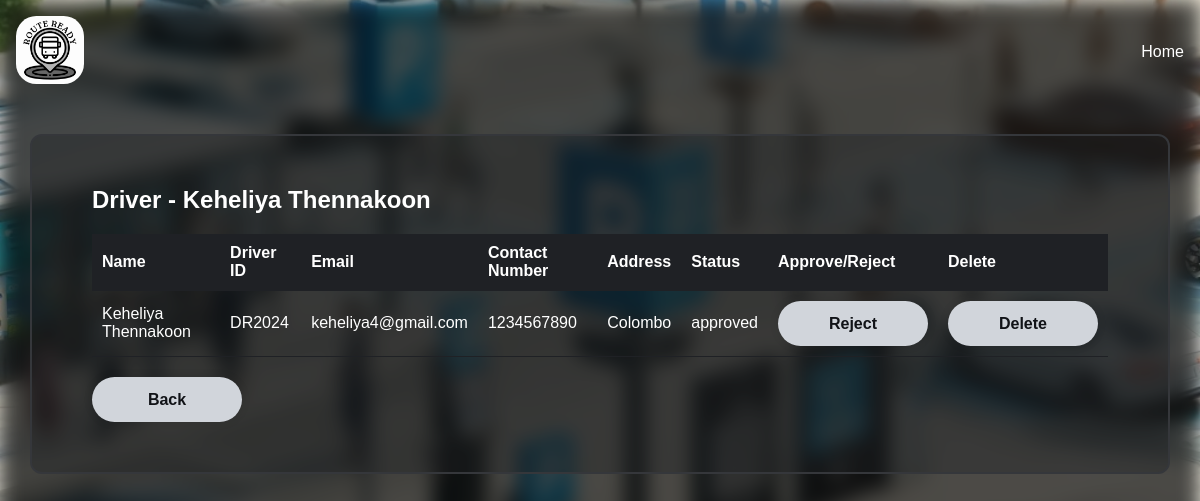
The app's page /hrmanagers/moreDriver/27 (signed in) with its own data.
### tables this page shows
CREATE TABLE `users` (
  `id` int(11) NOT NULL,
  `emp_id` varchar(200) NOT NULL,
  `name` varchar(255) NOT NULL,
  `company_name` varchar(100) NOT NULL,
  `contact_num` varchar(255) NOT NULL,
  `address` varchar(255) NOT NULL,
  `designation` varchar(255) NOT NULL,
  `date` datetime NOT NULL DEFAULT current_timestamp(),
  `email` varchar(255) NOT NULL,
  `password` varchar(255) NOT NULL,
  `status` varchar(200) NOT NULL
);

### app/controllers/Hrmanagers.php (called while the page is built, shortened)
<?php
class Hrmanagers extends Controller
{
  private $userModel;
  public function __construct()
  {
    $this->userModel = $this->model('User');
  }
  public function moreDriver($id)
  {
    $driver = $this->userModel->getDriverById($id);
    $data = [
      'driver' => $driver,
    ];
    $this->view('pages/hrmanager/view_drivers_more', $data);
  }
}

### app/libraries/Core.php (called while the page is built, shortened)
<?php
  class Core {
    protected $currentMethod = 'index';
    public function __construct(){
      $url = $this->getUrl();
      if(!empty($url) && file_exists('../app/controllers/' . ucwords($url[0]). '.php')){
        unset($url[0]);
      }
      $this->currentController = new $this->currentController;
      if(isset($url[1])){
        if(method_exists($this->currentController, $url[1])){
          $this->currentMethod = $url[1];
          unset($url[1]);
        }
      }
      $this->params = !empty($url) ? array_values($url) : [];
      call_user_func_array([$this->currentController, $this->currentMethod], $this->params);
    }
    public function getUrl(){
      if(isset($_GET['url'])){
        $url = rtrim($_GET['url'], '/');
        $url = filter_var($url, FILTER_SANITIZE_URL);
        $url = explode('/', $url);
        return $url;
      } else {
        return [];
      }
    }
  }

### public/index.php (called while the page is built, shortened)
<?php
  $init = new Core;

### app/libraries/Database.php (called while the page is built, shortened)
<?php
class Database{
    private $host = DB_HOST;
    private $user = DB_USER;
    private $pass = DB_PASS;
    private $dbname = DB_NAME;
    private $dbh;
    private $stmt;
    public function __construct(){
        $dsn = 'mysql:host=' . $this->host . ';dbname=' . $this->dbname;
        $options = array(
            PDO::ATTR_PERSISTENT => true,
            PDO::ATTR_ERRMODE => PDO::ERRMODE_EXCEPTION
        );
        try {
            $this->dbh = new PDO($dsn, $this->user, $this->pass, $options);
        } catch(PDOException $e){
            $this->error = $e->getMessage();
            echo $this->error;
        }
    }
    public function query($sql){
        $this->stmt = $this->dbh->prepare($sql);
    }
    public function bind($param, $value, $type = null){
        if(is_null($type)){
            switch(true){
                default:
                    $type = PDO::PARAM_STR;
            }
        }
        $this->stmt->bindValue($param, $value, $type);
    }
    public function execute(){
        return $this->stmt->execute();
    }
    public function single(){
        $this->execute();
        return $this->stmt->fetch(PDO::FETCH_OBJ);
    }
}

### app/models/User.php (called while the page is built, shortened)
<?php
class User
{
    private $db;
    public function __construct()
    {
        $this->db = new Database;
    }
    public function getDriverById($id)
    {
        $this->db->query('SELECT * FROM users WHERE id = :id');
        $this->db->bind(':id', $id);
        $row = $this->db->single();
        return $row;
    }
}

### app/views/pages/hrmanager/view_drivers_more.php (the view, shortened to what this page needs)
<!DOCTYPE html>
<html lang="en">
<head>
    <link rel="stylesheet" href="<?php echo URLROOT; ?>/css/driver/driver.css">
</head>
<body>
    <div class="container">
        <nav>
            <div class="nav__logo">
                <a href="<?php echo URLROOT; ?>"><img src="<?php echo URLROOT; ?>/img/logo.jpg" alt="logo" /></a>
            </div>
            <div class="nav__links">
                <p class="link"><a href="<?php echo URLROOT; ?>/pages/home">Home</a></p>
            </div>
        </nav>
        <div class="wrapper">
            <div class="container2">
                <?php $driver = $data['driver']; ?>
                <h2>Driver -
                    <?php if (!empty($data['driver'])): ?>
                        <?php echo $driver->name; ?>
                    <?php endif; ?>
                </h2>
                <table>
                    <thead>
                        <tr>
                            <th>Name</th>
                            <th>Driver ID</th>
                            <th>Email</th>
                            <th>Contact Number</th>
                            <th>Address</th>
                            <th>Status</th>
                            <th>Approve/Reject</th>
                            <th>Delete</th>
                        </tr>
                    </thead>
                    <tbody>
                        <?php if (!empty($data['driver'])): ?>
                            <tr>
                                <td><?php echo $driver->name; ?></td>
                                <td><?php echo $driver->emp_id; ?></td>
                                <td><?php echo $driver->email; ?></td>
                                <td><?php echo $driver->contact_num; ?></td>
                                <td><?php echo $driver->address; ?></td>
                                <td><?php echo $driver->status; ?></td>
                                <td>
                                    <?php if ($driver->status === 'pending'): ?>
                                            <form
                                            action="<?php echo URLROOT; ?>/hrmanagers/updatedriverStatus/<?php echo $driver->id; ?>"
                                            method="POST">
                                            <button class="button" type="submit" name="action" value="approve">Approve</button>
                                        </form>
                                        <?php elseif ($driver->status === 'approved'): ?>
                                            <form
                                                action="<?php echo URLROOT; ?>/hrmanagers/updatedriverStatus/<?php echo $driver->id; ?>"
                                                method="POST">
                                                <button class="button" type="submit" name="action" value="reject">Reject</button>
                                            </form>
                                        <?php endif; ?>
                                </td>
                                <td>
                                    <form action="<?php echo URLROOT; ?>/hrmanagers/deletedriver/<?php echo $driver->id; ?>"
                                        method="POST">
                                        <button class="button" type="submit">Delete</button>
                                    </form>
                                </td>
                            </tr>
                        <?php else: ?>
                            <tr>
                                <td colspan="8">No data available</td>
                            </tr>
                        <?php endif; ?>
                    </tbody>
                </table>
                <a class="button" href="<?php echo URLROOT; ?>/hrmanagers/viewDrivers">Back</a>
            </div>
        </div>
    </div>
</body>
</html>

### public/css/driver/driver.css (style rules this page uses)
* { margin: 0; padding: 0; box-sizing: border-box; }
:root { --primary-color: #111317; --primary-color-light: #1f2125; --primary-color-extra-light: #35373b; --text-light: #d1d5db; --white: #ffffff; --max-width: 1200px; }
body { background-color: var(--primary-color); color: var(--text-light); font-family: Arial, sans-serif; background-image: url(http://localhost/RouteReady/public/img/pic2.jpg); background-position: center; background-repeat: no-repeat; background-size: cover; min-height: 100vh; min-width: var(--max-width); }
.container { backdrop-filter: blur(10px) brightness(0.3); min-height: 100vh; }
nav { max-width: var(--max-width); margin: auto; padding: 1rem 1rem; display: flex; align-items: center; justify-content: space-between; gap: 2rem; }
a { text-decoration: none; }
.nav__logo { max-width: 90px; }
.nav__logo img { width: 75%; border-radius: 30%; }
.nav__links { list-style: none; display: flex; align-items: center; gap: 3rem; }
.link a { position: relative; padding-bottom: 0.75rem; color: var(--white); }
.link a::after { content: ""; position: absolute; height: 2px; width: 0; left: 0; bottom: 0; background-color: var(--text-light); transition: 0.3s; }
.container2 { margin: 0 auto; padding: 20px; }
.wrapper { background-color: rgb(31, 33, 37, 0.4); border: 2px solid var(--primary-color-extra-light); color: var(--white); border-radius: 12px; padding: 30px 40px; margin: auto; margin-top: 30px; margin-left: 30px; margin-right: 30px; }
h2 { margin-bottom: 20px; }
table { width: 100%; border-collapse: collapse; margin-bottom: 20px; }
th, td { padding: 10px; text-align: left; border-bottom: 1px solid var(--primary-color-light); }
th { background-color: var(--primary-color-light); }
.button { width: 150px; height: 45px; background: var(--text-light); border: none; outline: none; border-radius: 40px; box-shadow: 0 0 10px rgba(0, 0, 0, .1); cursor: pointer; font-size: 16px; color: var(--primary-color); font-weight: 600; text-align: center; line-height: 45px; display: inline-block; text-decoration: none; transition: background-color 0.3s, box-shadow 0.3s, color 0.3s; }

### records on screen
users: name "Keheliya Thennakoon", emp "DR2024", email "keheliya4@gmail.com", contact_num "1234567890", address "Colombo", status "approved"
